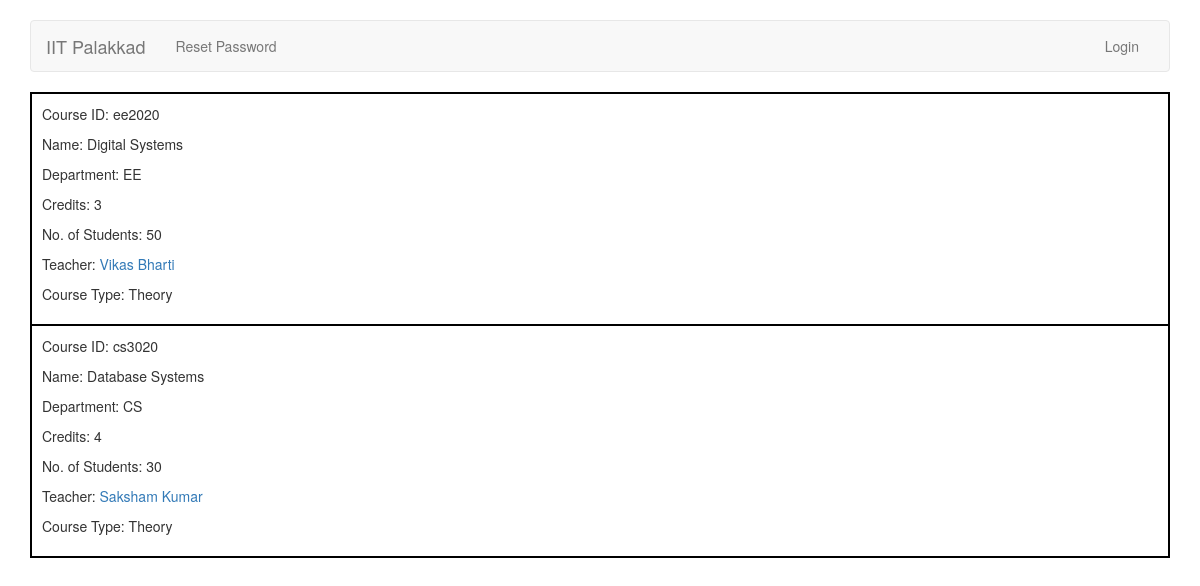
Before: /accounts/display/courses/ with the older database file.
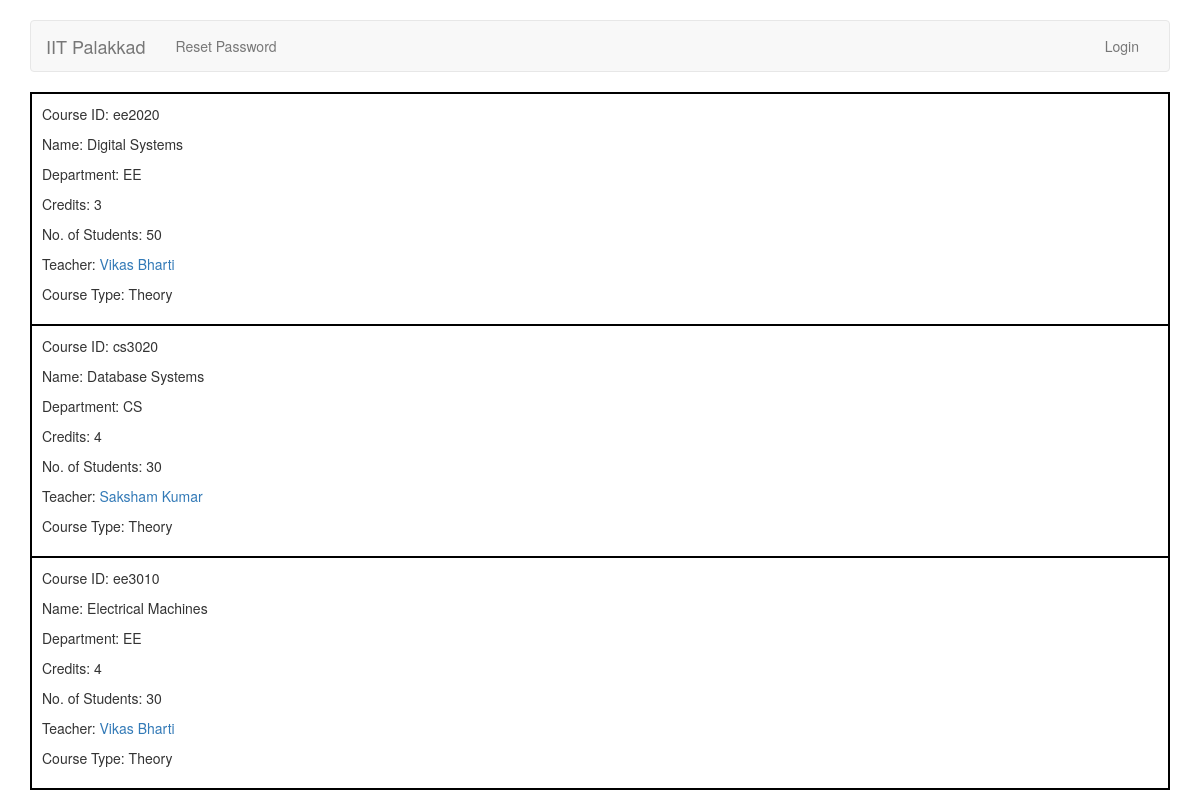
After: the same page with the newer database file.
### accounts/models.py (models this page shows)
class Course(models.Model):
	COURSE_TYPES = (
		('L','Lab'),
		('T','Theory'),
	)
	course_id = models.CharField(max_length=20)
	name = models.CharField(max_length=255)
	department = models.CharField(max_length=100)
	credits = models.IntegerField()
	students = models.IntegerField(default=0)
	teacher = models.ForeignKey(TeacherProfile, related_name='course_teacher', on_delete=models.CASCADE)
	course_type = models.CharField(max_length=1, choices=COURSE_TYPES)
	def __str__(self):
		return self.name

class TeacherProfile(models.Model):
	user = models.OneToOneField(User, unique=True, on_delete=models.CASCADE, null=True, related_name='teacher_profile')
	phone_number = models.CharField(max_length=10)
	address = models.CharField(max_length=100)
	def __str__(self):
		return self.user.first_name + " " + self.user.last_name

class User(AbstractUser):
    	TA = 1
    	TEACHER = 2
    	ADMIN = 3
    	ROLE_CHOICES = (
        	(TA, 'TA'),
        	(TEACHER, 'Teacher'),
        	(ADMIN, 'Admin'),
    	)
	role = models.PositiveSmallIntegerField(choices=ROLE_CHOICES, null=True, blank=True)

### accounts/views.py (the view)
def display_courses(request):
	courses = Course.objects.all()
	args = { 'courses': courses }
	return render(request, 'accounts/display_courses.html', args)

### accounts/templates/accounts/display_courses.html (shortened to what this page needs)
{% extends 'base.html' %}
{% block body %}
	<div class="container">
	<table style="border: 1px solid black; width:100%">
	{% for course in courses %}
	<tr>
	<td style="border: 2px solid black; padding:10px">
		<p>Course ID: {{ course.course_id }}</p>
		<p>Name: {{ course.name }}</p>
		<p>Department: {{ course.department }}</p>
		<p>Credits: {{ course.credits }}</p>
		<p>No. of Students: {{ course.students }}</p>
		<p>Teacher: <a href="{% url 'profile_view_other' pk=course.teacher.id %}">{{ course.teacher }}</a></p>
		{% if course.course_type == 'L' %}
			<p>Course Type: Lab</p>
		{% else %}
			<p>Course Type: Theory</p>
		{% endif %}
	</td>
	</tr>
	{% endfor %}
	</table>
	</div>
{% endblock %}

### accounts/templates/base.html (shortened to what this page needs)
<!DOCTYPE html>
<html>
	<head>
		<link rel="stylesheet" href="https://maxcdn.bootstrapcdn.com/bootstrap/3.4.0/css/bootstrap.min.css">
	</head>
	<body>
	<br>
	<div class="container">
      <nav class="navbar navbar-default">
        <div class="container-fluid">
          <div class="navbar-header">
            <a class="navbar-brand" href="{% url 'home' %}">IIT Palakkad</a>
          </div>
          <div id="navbar" class="navbar-collapse collapse">
	{% if user.is_authenticated %}
            <ul class="nav navbar-nav">
              <li><a href="{% url 'home' %}">Home</a></li>
              <li><a href="{% url 'profile' %}">Profile</a></li>
	      <li><a href="{% url 'add' %}">Add</a></li>
	      <li><a href="{% url 'display' %}">Display</a></li>
	      <li><a href="{% url 'find' %}">Find</a></li>
	      <li><a href="{% url 'ta_preference' %}">Preference</a></li>
              <li><a href="{% url 'change_password' %}">Change Password</a></li>
            {% if user.role == 2 %}
                  <li><a href="{% url 'display_courses_teacher' %}">My Courses</a></li>
            {% endif %}
            </ul>
	    <ul class="nav navbar-nav navbar-right">
              <li><a href="{% url 'logout' %}">Logout</a></li>
	    </ul>
	{% else %}
	    <ul class="nav navbar-nav">
              <li><a href="{% url 'reset_password' %}">Reset Password</a></li>
	    </ul>
            <ul class="nav navbar-nav navbar-right">
              <li><a href="{% url 'login' %}">Login</a></li>
            </ul>
	{% endif %}
          </div>
        </div>
      </nav>
	</div>
		{% block body %}{% endblock %}
	</body>
</html>

Changed rows visible on the page:
added Course: course_id "ee3010", name "Electrical Machines", department "EE", credits "4", students "30", teacher "Vikas Bharti", course_type "Course Type: Theory"
